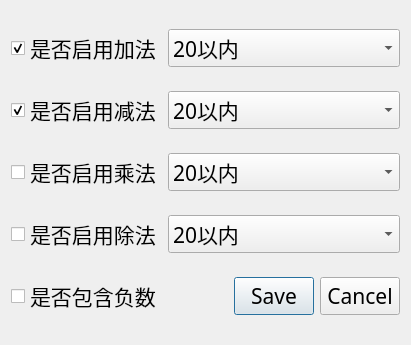
<?xml version="1.0" encoding="UTF-8"?>
<ui version="4.0">
 <class>ArithSettings</class>
 <widget class="QDialog" name="ArithSettings">
  <property name="geometry">
   <rect>
    <x>0</x>
    <y>0</y>
    <width>411</width>
    <height>345</height>
   </rect>
  </property>
  <property name="windowTitle">
   <string>Dialog</string>
  </property>
  <layout class="QGridLayout" name="gridLayout">
   <item row="2" column="1">
    <widget class="QComboBox" name="mulBox">
     <property name="font">
      <font>
       <family>Ark Pixel 12px Proportional zh_cn</family>
       <pointsize>16</pointsize>
      </font>
     </property>
     <item>
      <property name="text">
       <string>20以内</string>
      </property>
     </item>
     <item>
      <property name="text">
       <string>200以内</string>
      </property>
     </item>
     <item>
      <property name="text">
       <string>2000以内</string>
      </property>
     </item>
     <item>
      <property name="text">
       <string>20000以内</string>
      </property>
     </item>
    </widget>
   </item>
   <item row="1" column="1">
    <widget class="QComboBox" name="subBox">
     <property name="font">
      <font>
       <family>Ark Pixel 12px Proportional zh_cn</family>
       <pointsize>16</pointsize>
      </font>
     </property>
     <item>
      <property name="text">
       <string>20以内</string>
      </property>
     </item>
     <item>
      <property name="text">
       <string>200以内</string>
      </property>
     </item>
     <item>
      <property name="text">
       <string>2000以内</string>
      </property>
     </item>
     <item>
      <property name="text">
       <string>20000以内</string>
      </property>
     </item>
    </widget>
   </item>
   <item row="3" column="0">
    <widget class="QCheckBox" name="divCheck">
     <property name="font">
      <font>
       <family>Ark Pixel 12px Proportional zh_cn</family>
       <pointsize>16</pointsize>
      </font>
     </property>
     <property name="text">
      <string>是否启用除法</string>
     </property>
    </widget>
   </item>
   <item row="5" column="0">
    <widget class="QCheckBox" name="negativeCheck">
     <property name="font">
      <font>
       <family>Ark Pixel 12px Proportional zh_cn</family>
       <pointsize>16</pointsize>
      </font>
     </property>
     <property name="text">
      <string>是否包含负数</string>
     </property>
    </widget>
   </item>
   <item row="3" column="1">
    <widget class="QComboBox" name="divBox">
     <property name="font">
      <font>
       <family>Ark Pixel 12px Proportional zh_cn</family>
       <pointsize>16</pointsize>
      </font>
     </property>
     <item>
      <property name="text">
       <string>20以内</string>
      </property>
     </item>
     <item>
      <property name="text">
       <string>200以内</string>
      </property>
     </item>
     <item>
      <property name="text">
       <string>2000以内</string>
      </property>
     </item>
     <item>
      <property name="text">
       <string>20000以内</string>
      </property>
     </item>
    </widget>
   </item>
   <item row="5" column="1">
    <widget class="QDialogButtonBox" name="buttonBox">
     <property name="font">
      <font>
       <family>Ark Pixel 12px Proportional zh_cn</family>
       <pointsize>16</pointsize>
      </font>
     </property>
     <property name="orientation">
      <enum>Qt::Orientation::Horizontal</enum>
     </property>
     <property name="standardButtons">
      <set>QDialogButtonBox::StandardButton::Cancel|QDialogButtonBox::StandardButton::Save</set>
     </property>
     <property name="centerButtons">
      <bool>false</bool>
     </property>
    </widget>
   </item>
   <item row="2" column="0">
    <widget class="QCheckBox" name="mulCheck">
     <property name="font">
      <font>
       <family>Ark Pixel 12px Proportional zh_cn</family>
       <pointsize>16</pointsize>
      </font>
     </property>
     <property name="text">
      <string>是否启用乘法</string>
     </property>
    </widget>
   </item>
   <item row="0" column="0">
    <widget class="QCheckBox" name="addCheck">
     <property name="font">
      <font>
       <family>Ark Pixel 12px Proportional zh_cn</family>
       <pointsize>16</pointsize>
      </font>
     </property>
     <property name="text">
      <string>是否启用加法</string>
     </property>
     <property name="checked">
      <bool>true</bool>
     </property>
    </widget>
   </item>
   <item row="1" column="0">
    <widget class="QCheckBox" name="subCheck">
     <property name="font">
      <font>
       <family>Ark Pixel 12px Proportional zh_cn</family>
       <pointsize>16</pointsize>
      </font>
     </property>
     <property name="text">
      <string>是否启用减法</string>
     </property>
     <property name="checked">
      <bool>true</bool>
     </property>
    </widget>
   </item>
   <item row="0" column="1">
    <widget class="QComboBox" name="addBox">
     <property name="font">
      <font>
       <family>Ark Pixel 12px Proportional zh_cn</family>
       <pointsize>16</pointsize>
      </font>
     </property>
     <item>
      <property name="text">
       <string>20以内</string>
      </property>
     </item>
     <item>
      <property name="text">
       <string>200以内</string>
      </property>
     </item>
     <item>
      <property name="text">
       <string>2000以内</string>
      </property>
     </item>
     <item>
      <property name="text">
       <string>20000以内</string>
      </property>
     </item>
    </widget>
   </item>
  </layout>
 </widget>
 <resources/>
 <connections>
  <connection>
   <sender>buttonBox</sender>
   <signal>accepted()</signal>
   <receiver>ArithSettings</receiver>
   <slot>accept()</slot>
   <hints>
    <hint type="sourcelabel">
     <x>248</x>
     <y>254</y>
    </hint>
    <hint type="destinationlabel">
     <x>157</x>
     <y>274</y>
    </hint>
   </hints>
  </connection>
  <connection>
   <sender>buttonBox</sender>
   <signal>rejected()</signal>
   <receiver>ArithSettings</receiver>
   <slot>reject()</slot>
   <hints>
    <hint type="sourcelabel">
     <x>316</x>
     <y>260</y>
    </hint>
    <hint type="destinationlabel">
     <x>286</x>
     <y>274</y>
    </hint>
   </hints>
  </connection>
 </connections>
</ui>
